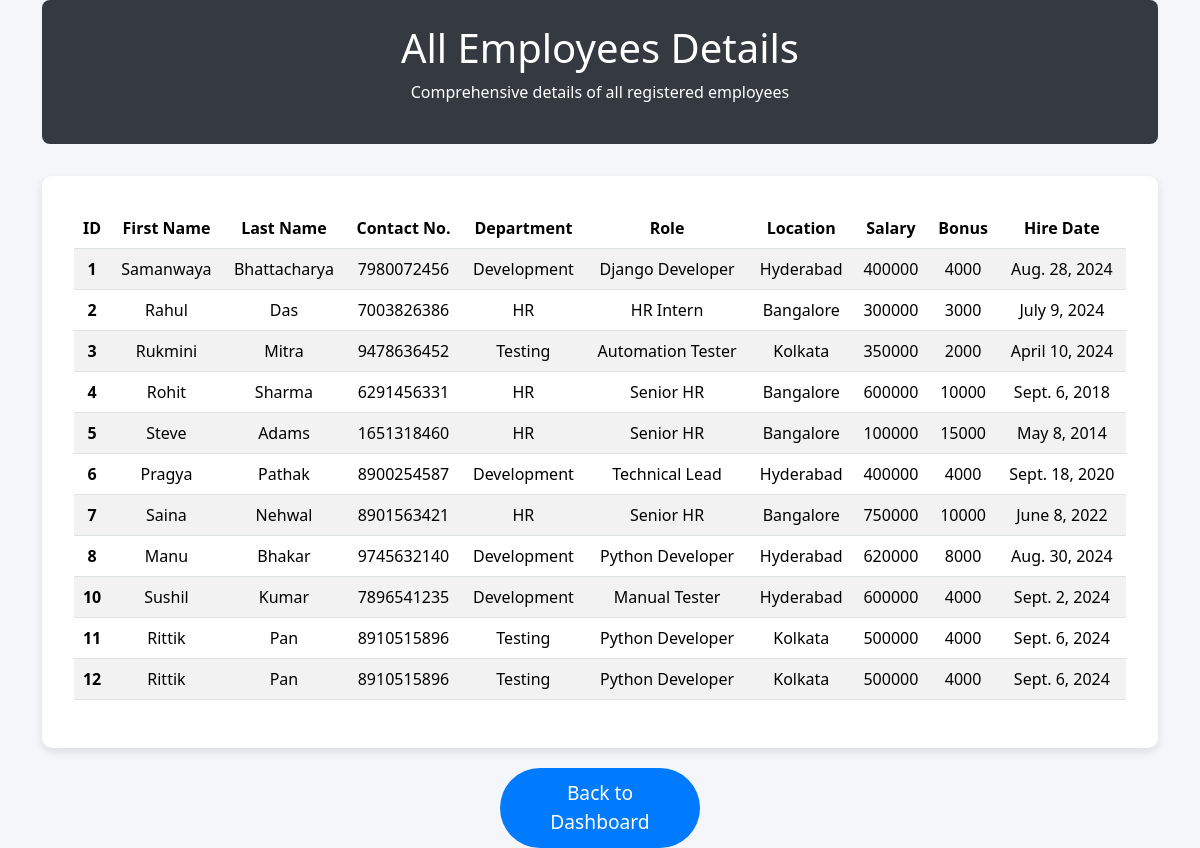
The app's page /all_emp with its own data.
### emp_app/models.py (models this page shows, shortened)
class Employee(models.Model):
    first_name = models.CharField(max_length=100,null=False)
    last_name = models.CharField(max_length=100, null=False)
    dept = models.ForeignKey(Department,on_delete=models.CASCADE)
    salary = models.IntegerField(default=0)
    bonus = models.IntegerField(default=0)
    role = models.ForeignKey(Role,on_delete=models.CASCADE)
    phone = models.IntegerField(default=0)
    hire_date = models.DateField()

class Department(models.Model):
    name = models.CharField(max_length = 100,null = False)
    location = models.CharField(max_length = 100)

class Role(models.Model):
    name = models.CharField(max_length = 100,null=False)

### emp_app/views.py (the view)
# urls.py: path('all_emp', views.all_emp, name = 'all_emp'),
def all_emp(requests):
    emps = Employee.objects.all()
    context = {
        'emps' : emps
    }
    return render(requests,'view_all_emp.html',context)

### emp_app/templates/view_all_emp.html (shortened to what this page needs)
<!doctype html>
<html lang="en">
  <head>
    <link rel="stylesheet" href="https://cdn.jsdelivr.net/npm/bootstrap@5.3.3/dist/css/bootstrap.min.css">
  </head>
  <body>
    <div class="container">
      <div class="header">
        <h1>All Employees Details</h1>
        <p>Comprehensive details of all registered employees</p>
      </div>
      <div class="table-container">
        <table class="table table-striped table-hover">
          <thead>
            <tr>
              <th scope="col">ID</th>
              <th scope="col">First Name</th>
              <th scope="col">Last Name</th>
              <th scope="col">Contact No.</th>
              <th scope="col">Department</th>
              <th scope="col">Role</th>
              <th scope="col">Location</th>
              <th scope="col">Salary</th>
              <th scope="col">Bonus</th>
              <th scope="col">Hire Date</th>
            </tr>
          </thead>
          <tbody>
            {% for emp in emps %}
            <tr>
              <th scope="row">{{emp.id}}</th>
              <td>{{emp.first_name}}</td>
              <td>{{emp.last_name}}</td>
              <td>{{emp.phone}}</td>
              <td>{{emp.dept.name}}</td>
              <td>{{emp.role.name}}</td>
              <td>{{emp.dept.location}}</td>
              <td>{{emp.salary}}</td>
              <td>{{emp.bonus}}</td>
              <td>{{emp.hire_date}}</td>
            </tr>
            {% endfor %}
          </tbody>
        </table>
      </div>
      <a href="/" class="btn btn-back">Back to Dashboard</a>
    </div>
  </body>
</html>

### emp_app/templates/view_all_emp.html (style rules this page uses)
body { background-color: #f4f6f9; display: flex; justify-content: center; align-items: center; min-height: 100vh; flex-direction: column; }
.header { background-color: #343a40; color: #fff; padding: 1.5rem; text-align: center; border-radius: 8px; width: 100%; max-width: 1200px; margin-bottom: 2rem; }
.table-container { background-color: white; border-radius: 10px; padding: 2rem; box-shadow: 0 4px 10px rgba(0, 0, 0, 0.1); width: 100%; max-width: 1200px; text-align: center; }
.table { background-color: #fff; font-size: 1rem; }
.table thead { background-color: #1d3557; color: white; }
.table tbody tr { background-color: #f8f9fa; }
.table tbody tr:nth-child(even) { background-color: #e9ecef; }
.table th, .table td { vertical-align: middle; text-align: center; }
.btn-back { background-color: #007bff; color: white; margin-top: 20px; border-radius: 50px; width: 200px; display: block; margin-left: auto; margin-right: auto; padding: 10px 20px; font-size: 1.2rem; text-align: center; text-decoration: none; }

### records on screen
Employee: id "1", first_name "Samanwaya", last_name "Bhattacharya", phone "7980072456", dept.name "Development", role.name "Django Developer", dept.location "Hyderabad", salary "400000", bonus "4000", hire_date "Aug. 28, 2024"
Employee: id "2", first_name "Rahul", last_name "Das", phone "7003826386", dept.name "HR", role.name "HR Intern", dept.location "Bangalore", salary "300000", bonus "3000", hire_date "July 9, 2024"
Employee: id "3", first_name "Rukmini", last_name "Mitra", phone "9478636452", dept.name "Testing", role.name "Automation Tester", dept.location "Kolkata", salary "350000", bonus "2000", hire_date "April 10, 2024"
Employee: id "4", first_name "Rohit", last_name "Sharma", phone "6291456331", dept.name "HR", role.name "Senior HR", dept.location "Bangalore", salary "600000", bonus "10000", hire_date "Sept. 6, 2018"
Employee: id "5", first_name "Steve", last_name "Adams", phone "1651318460", dept.name "HR", role.name "Senior HR", dept.location "Bangalore", salary "100000", bonus "15000", hire_date "May 8, 2014"
Employee: id "6", first_name "Pragya", last_name "Pathak", phone "8900254587", dept.name "Development", role.name "Technical Lead", dept.location "Hyderabad", salary "400000", bonus "4000", hire_date "Sept. 18, 2020"
Employee: id "7", first_name "Saina", last_name "Nehwal", phone "8901563421", dept.name "HR", role.name "Senior HR", dept.location "Bangalore", salary "750000", bonus "10000", hire_date "June 8, 2022"
Employee: id "8", first_name "Manu", last_name "Bhakar", phone "9745632140", dept.name "Development", role.name "Python Developer", dept.location "Hyderabad", salary "620000", bonus "8000", hire_date "Aug. 30, 2024"
Employee: id "10", first_name "Sushil", last_name "Kumar", phone "7896541235", dept.name "Development", role.name "Manual Tester", dept.location "Hyderabad", salary "600000", bonus "4000", hire_date "Sept. 2, 2024"
Employee: id "11", first_name "Rittik", last_name "Pan", phone "8910515896", dept.name "Testing", role.name "Python Developer", dept.location "Kolkata", salary "500000", bonus "4000", hire_date "Sept. 6, 2024"
Employee: id "12", first_name "Rittik", last_name "Pan", phone "8910515896", dept.name "Testing", role.name "Python Developer", dept.location "Kolkata", salary "500000", bonus "4000", hire_date "Sept. 6, 2024"
